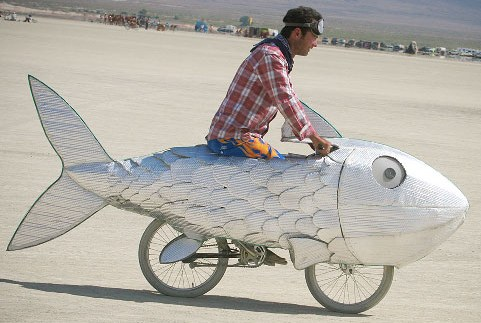
#> input picture object_detection/keras_ssd/examples/fish-bike.jpg, 481 x 323 px; its folder holds 2 pictures in this run
$ python pre_annotation_rotation.py ../examples
#> lines starting #> are read from the running program, lines starting #| are printed output that depends on the picture
# import the necessary packages
import cv2
import os
import sys
import random

path = os.path.join(sys.argv[1], '')

for imagename in os.listdir(path):

    # load the image and show it
    image = cv2.imread(path + imagename)
#> image is the input picture: shape (323, 481, 3); mean B, G, R 166.3, 174.4, 178.9

    # ROTATION

    # grab the dimensions of the image and calculate the center
    # of the image
    (h, w) = image.shape[:2]
#> h = 323; w = 481
    center = (w / 2, h / 2)
#> center = (240.5, 161.5)

    for i in range(1, 9):
        # rotate the image by 20*i degrees
        M = cv2.getRotationMatrix2D(center, 20*i + random.randint(-5, 5), 1.0)
        rotated = cv2.warpAffine(image, M, (w, h))
        cv2.imwrite(path + imagename.replace('.jpg', '') + "{:04d}".format(i*20) + ".jpg", rotated)
#> this loop made 8 passes
#> pass 1, `rotated = cv2.warpAffine(image, M, (w, h))`:
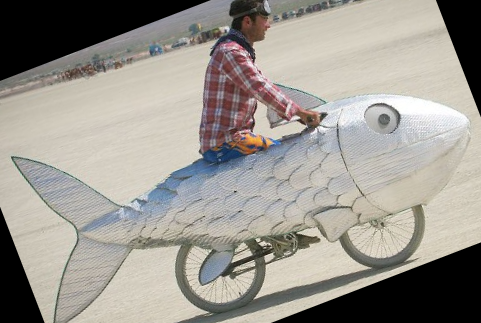
#> rotated: shape (323, 481, 3); mean B, G, R 143.7, 150.8, 154.9
#> pass 2, `rotated = cv2.warpAffine(image, M, (w, h))`:
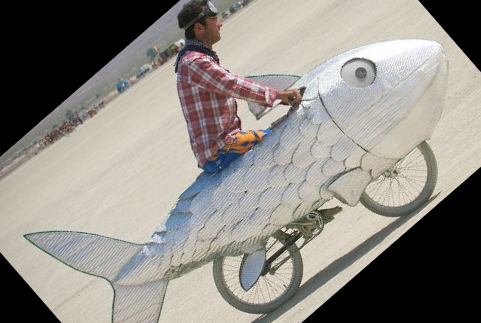
#> rotated: shape (323, 481, 3); mean B, G, R 132, 138.3, 142
#> pass 3, `rotated = cv2.warpAffine(image, M, (w, h))`:
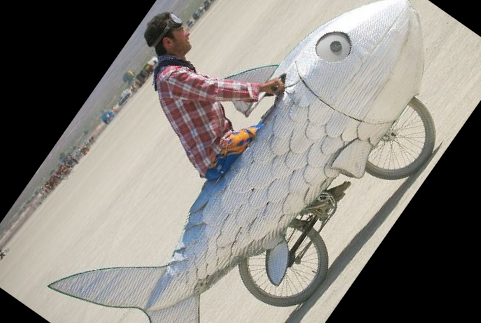
#> rotated: shape (323, 481, 3); mean B, G, R 126.5, 132.4, 136
